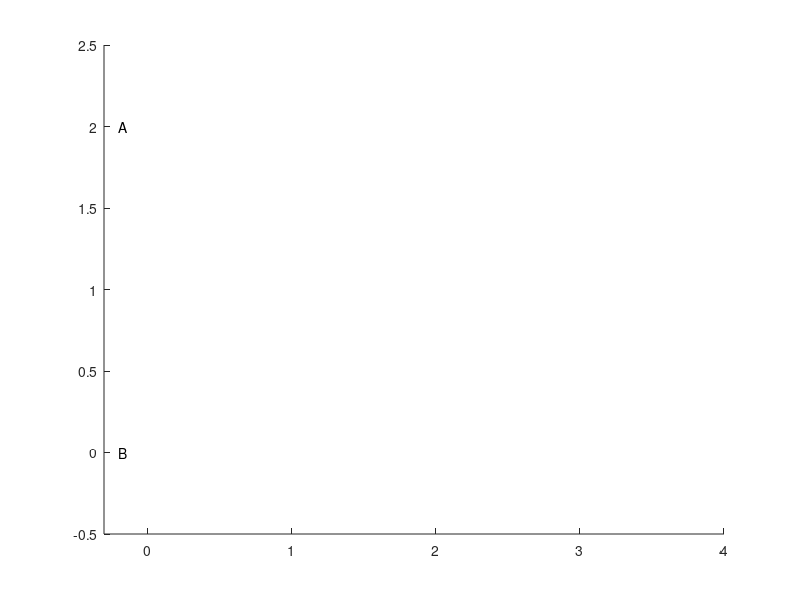

Recreate this plot in MATLAB. (Note: this script raises an error after producing the figure.)
% APE_circ:  used in GuiDm_17 
% Copyright S. Nakamura, 1995     
cla
hold off
%axis('square')
axis([-0.3,4,-0.5,2.5]);
hold on
%battery_(0.1, 0.2, [0.0, 0], [0.0, 2]);
text(0-0.2 ,0, 'B')

text(0-0.2,2, 'A')
switch_(0.5, 1, [0,0], [2,0]);
capacit_(0.1, 0.3, [2,0], [2,1]);
resist_(6,0.5,   0.2, [2,1], [2,2]);
coil_a(6,0.4, 0.07, [0,2],[2.,2]);
%coil_trad(4, 0.3, [0.8,2],[2.2,2]);
line_([2,0],[3.5,0]) 

resist_(6,0.5,   0.1, [2,2], [3.5,2]);
coil_a(6,0.4, 0.07, [3.5,2],[3.5,0]);
text(2+0.19, 0.5,'C')
text(2+0.19, 1.5,'Ra')
text(0.8,-0.3,'S')
text(3.7,1,'Lb')
text(1., 2.2, 'La')
text(2.7, 2.2, 'Rb')
text(-0.2, 1.0,'e(t)')
text( 0.5,2.-0.2, 'i1(t)'); arrow_(0.4, [1.2, 2-0.2], [1.6, 2-0.2] )
text( 2.3,2.-0.2, 'i2(t)');arrow_(0.4, [2.9, 2-0.2], [3.3, 2-0.2] )
 axis('off')

line_([0,0], [0,0.8])
line_([0,1.2], [0,2])
ellip_( 0, 1, 0.3, 0.2)
